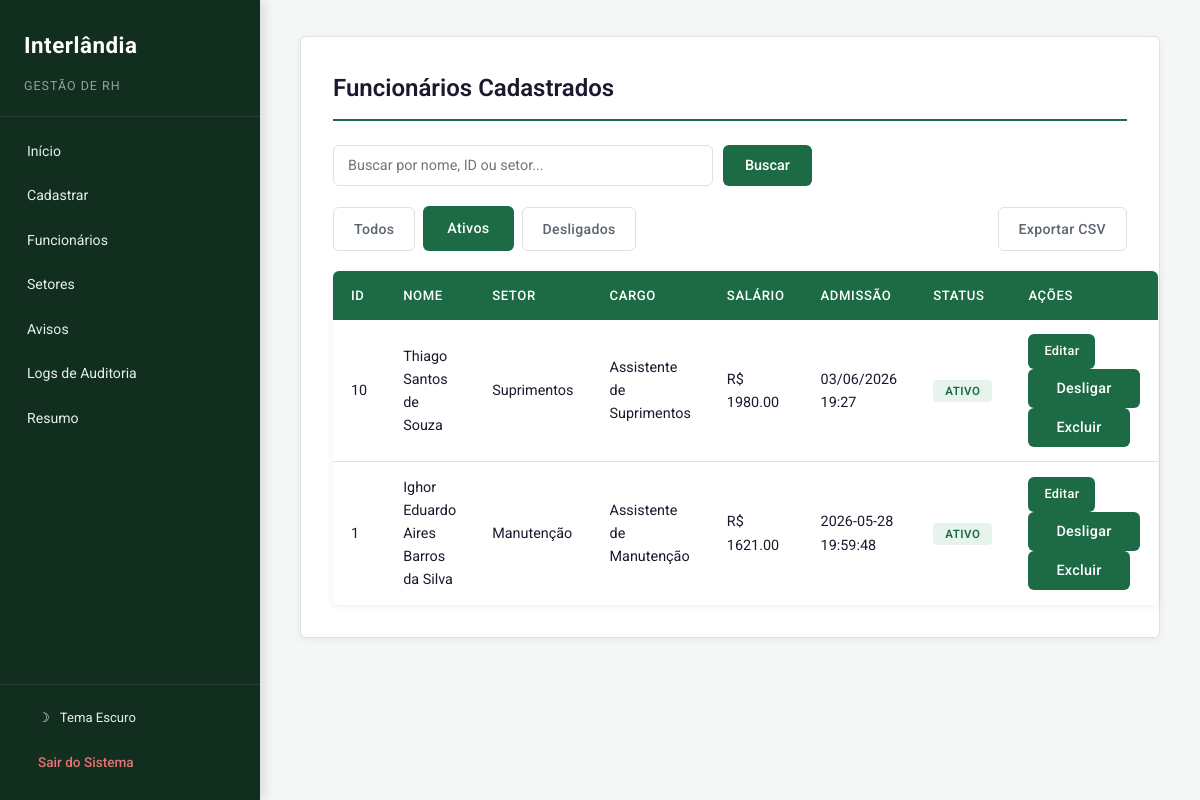
The app's page /listar?filtro=ativos (signed in) with its own data.
### tables this page shows
CREATE TABLE funcionarios (
        id INTEGER PRIMARY KEY AUTOINCREMENT,
        nome TEXT,
        contato TEXT,
        setor TEXT,
        email TEXT,
        cargo TEXT,
        salario REAL,
        status TEXT DEFAULT 'ATIVO',
        data_admissao TEXT
    , data_desligamento TEXT);

### main.py (the view)
@app.route("/listar")
def listar():
    if "user" not in session:
        return redirect("/")
    busca = request.args.get("busca", "")
    filtro = request.args.get("filtro", "todos")
    conn = get_db()
    cursor = conn.cursor()
    if busca:
        if filtro == "ativos":
            cursor.execute(
                "SELECT * FROM funcionarios WHERE (nome LIKE ? OR id = ? OR setor LIKE ?) AND status = 'ATIVO' ORDER BY id DESC",
                (f"%{busca}%", busca, f"%{busca}%")
            )
        elif filtro == "desligados":
            cursor.execute(
                "SELECT * FROM funcionarios WHERE (nome LIKE ? OR id = ? OR setor LIKE ?) AND status = 'DESLIGADO' ORDER BY id DESC",
                (f"%{busca}%", busca, f"%{busca}%")
            )
        else:
            cursor.execute(
                "SELECT * FROM funcionarios WHERE nome LIKE ? OR id = ? OR setor LIKE ? ORDER BY id DESC",
                (f"%{busca}%", busca, f"%{busca}%")
            )
    else:
        if filtro == "ativos":
            cursor.execute("SELECT * FROM funcionarios WHERE status = 'ATIVO' ORDER BY id DESC")
        elif filtro == "desligados":
            cursor.execute("SELECT * FROM funcionarios WHERE status = 'DESLIGADO' ORDER BY id DESC")
        else:
            cursor.execute("SELECT * FROM funcionarios ORDER BY id DESC")
    funcionarios = cursor.fetchall()
    conn.close()
    return render_template("listar.html", funcionarios=funcionarios, filtro=filtro)

### main.py (called while the page is built)
def get_db():
    conn = sqlite3.connect(DATABASE)
    conn.row_factory = sqlite3.Row
    return conn

### templates/listar.html (shortened to what this page needs)
{% extends 'base.html' %}
{% block conteudo %}
<h2>Funcion&#225;rios Cadastrados</h2>
<form action="/listar" method="GET" class="search-bar">
    <input type="text" name="busca" placeholder="Buscar por nome, ID ou setor..." value="{{ request.args.get('busca', '') }}">
    <button type="submit">Buscar</button>
</form>
<div style="display: flex; gap: 8px; margin-bottom: 20px; align-items: center;">
    <a href="/listar?filtro=todos" class="btn {% if filtro == 'todos' %}btn-primary{% else %}btn-secondary{% endif %}">Todos</a>
    <a href="/listar?filtro=ativos" class="btn {% if filtro == 'ativos' %}btn-primary{% else %}btn-secondary{% endif %}">Ativos</a>
    <a href="/listar?filtro=desligados" class="btn {% if filtro == 'desligados' %}btn-primary{% else %}btn-secondary{% endif %}">Desligados</a>
    <a href="/exportar_csv" class="btn btn-secondary" style="margin-left: auto;">Exportar CSV</a>
</div>
<table>
    <thead>
        <tr>
            <th>ID</th>
            <th>Nome</th>
            <th>Setor</th>
            <th>Cargo</th>
            <th>Sal&#225;rio</th>
            <th>Admiss&#227;o</th>
            <th>Status</th>
            <th>A&#231;&#245;es</th>
        </tr>
    </thead>
    <tbody>
        {% for f in funcionarios %}
        <tr>
            <td>{{ f[0] }}</td>
            <td>{{ f[1] }}</td>
            <td>{{ f[3] }}</td>
            <td>{{ f[5] }}</td>
            <td>R$ {{ "%.2f"|format(f[6] if f[6] else 0) }}</td>
            <td>{{ f[8] or '-' }}</td>
            <td>
                <span class="badge {% if f[7] == 'ATIVO' %}badge-ativo{% else %}badge-desligado{% endif %}">
                    {{ f[7] }}
                </span>
            </td>
            <td>
                <a href="/editar/{{ f[0] }}" class="btn btn-edit">Editar</a>
                {% if f[7] == 'ATIVO' %}
                <form action="/desligar/{{ f[0] }}" method="POST" style="display:inline;" onsubmit="return confirmarAcao('Confirma o desligamento deste funcion\u00e1rio?')">
                    <button type="submit" class="btn btn-warning">Desligar</button>
                </form>
                {% endif %}
                <form action="/excluir/{{ f[0] }}" method="POST" style="display:inline;" onsubmit="return confirmarExclusao('{{ f[1] }}')">
                    <button type="submit" class="btn btn-del">Excluir</button>
                </form>
            </td>
        </tr>
        {% endfor %}
    </tbody>
</table>
{% endblock %}

### static/style.css (style rules this page uses)
:root { --primary: #1d6b45; --primary-hover: #155a39; --primary-light: #e6f4ed; --secondary: #0d3b25; --accent: #28a968; --bg: #f5f7f6; --bg-card: #ffffff; --bg-sidebar: #112e1f; --text: #1a1a2e; --text-muted: #5a6570; --text-sidebar: #e8f0ec; --border: #dce3df; --shadow: 0 2px 8px rgba(0, 0, 0, 0.06); --shadow-md: 0 4px 12px rgba(0, 0, 0, 0.08); --radius: 6px; --danger: #c0392b; --danger-hover: #a93226; --warning: #d4930d; --success: #1d6b45; --info: #2471a3; --font: 'Roboto', 'Segoe UI', sans-serif; }
* { margin: 0; padding: 0; box-sizing: border-box; }
body { font-family: var(--font); background-color: var(--bg); color: var(--text); line-height: 1.6; font-size: 15px; transition: background-color 0.3s ease, color 0.3s ease; }
h2 { color: var(--text); font-size: 1.5rem; font-weight: 600; margin-bottom: 24px; padding-bottom: 12px; border-bottom: 2px solid var(--primary); }
table { width: 100%; border-collapse: collapse; margin-top: 20px; border-radius: var(--radius); overflow: hidden; box-shadow: var(--shadow); font-size: 0.9rem; }
thead { background-color: var(--primary); }
th { color: white; padding: 14px 18px; text-align: left; font-weight: 500; font-size: 0.82rem; text-transform: uppercase; letter-spacing: 0.6px; }
td { padding: 14px 18px; border-bottom: 1px solid var(--border); background-color: var(--bg-card); transition: background-color 0.3s ease; }
tr:last-child td { border-bottom: none; }
.btn { padding: 7px 16px; color: white; text-decoration: none; font-weight: 500; font-size: 0.8rem; border-radius: var(--radius); transition: all 0.2s ease; display: inline-block; border: none; cursor: pointer; letter-spacing: 0.3px; }
.btn-edit { background-color: var(--primary); }
.btn-del { background-color: var(--danger); }
.btn-warning { background-color: var(--warning); color: #1a1a2e; }
.btn-primary { background-color: var(--primary); color: white; padding: 11px 24px; font-size: 0.9rem; }
.btn-secondary { background-color: transparent; color: var(--text-muted); border: 1px solid var(--border); padding: 10px 20px; font-size: 0.88rem; }
input[type="text"], input[type="email"], input[type="number"], input[type="tel"], input[type="password"], select, textarea { width: 100%; padding: 11px 14px; border: 1px solid var(--border); border-radius: var(--radius); font-size: 0.9rem; font-family: var(--font); background-color: var(--bg-card); color: var(--text); transition: border-color 0.2s ease, box-shadow 0.2s ease, background-color 0.3s ease; }
input[type="submit"], button[type="submit"] { background-color: var(--primary); color: white; padding: 11px 28px; border: none; border-radius: var(--radius); font-size: 0.9rem; font-weight: 500; font-family: var(--font); cursor: pointer; transition: background-color 0.2s ease, transform 0.1s ease; }
.badge { padding: 4px 12px; border-radius: 4px; font-size: 0.72rem; font-weight: 600; text-transform: uppercase; letter-spacing: 0.5px; }
.badge-ativo { background-color: #e6f4ed; color: #1d6b45; }
.search-bar { display: flex; gap: 10px; margin-bottom: 20px; }
.search-bar input { flex: 1; max-width: 380px; }
.search-bar button { background-color: var(--primary); color: white; border: none; padding: 11px 22px; border-radius: var(--radius); cursor: pointer; font-weight: 500; font-family: var(--font); transition: background-color 0.2s ease; }

### records on screen
funcionarios: id "10", nome "Thiago Santos de Souza", setor "Suprimentos", cargo "Assistente de Suprimentos", salario "1980.00", data_admissao "03/06/2026 19:27", status "ATIVO"
funcionarios: id "1", nome "Ighor Eduardo Aires Barros da Silva", setor "Manutenção", cargo "Assistente de Manutenção", salario "1621.00", data_admissao "2026-05-28 19:59:48", status "ATIVO"
